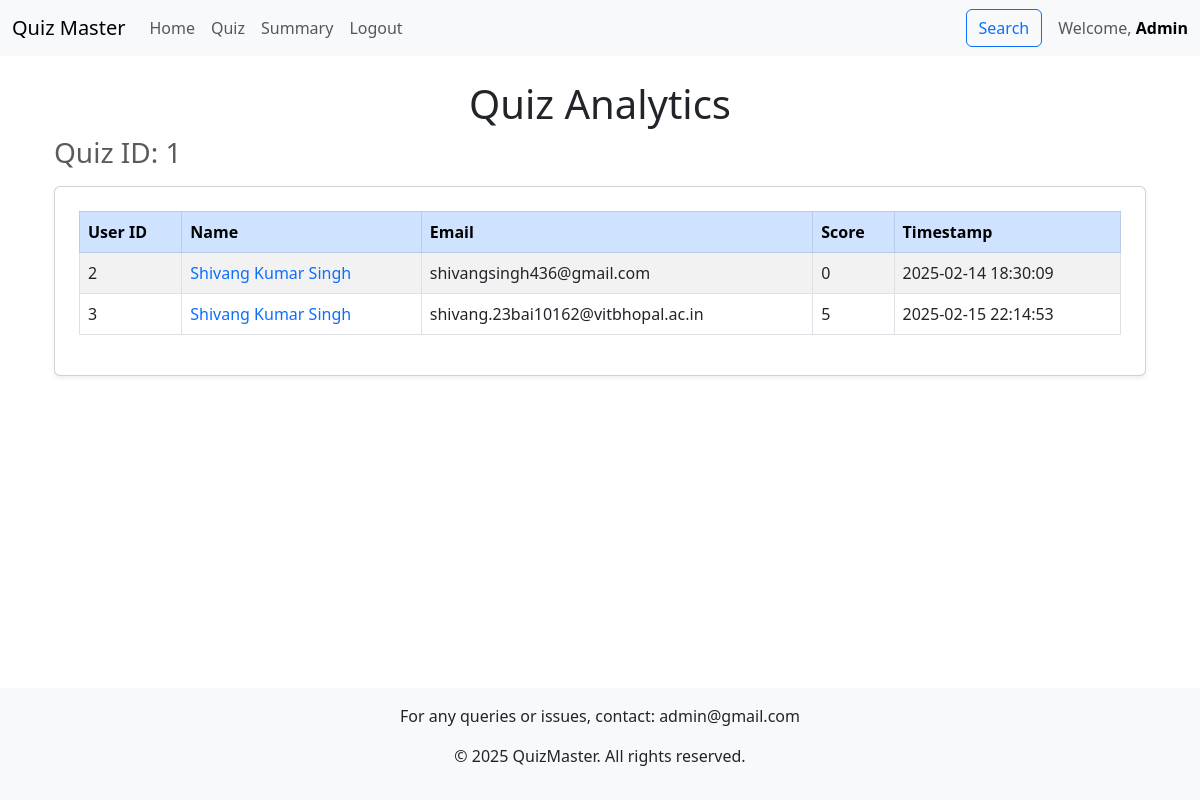
The app's page /quiz_analytics/1 (signed in), older data.
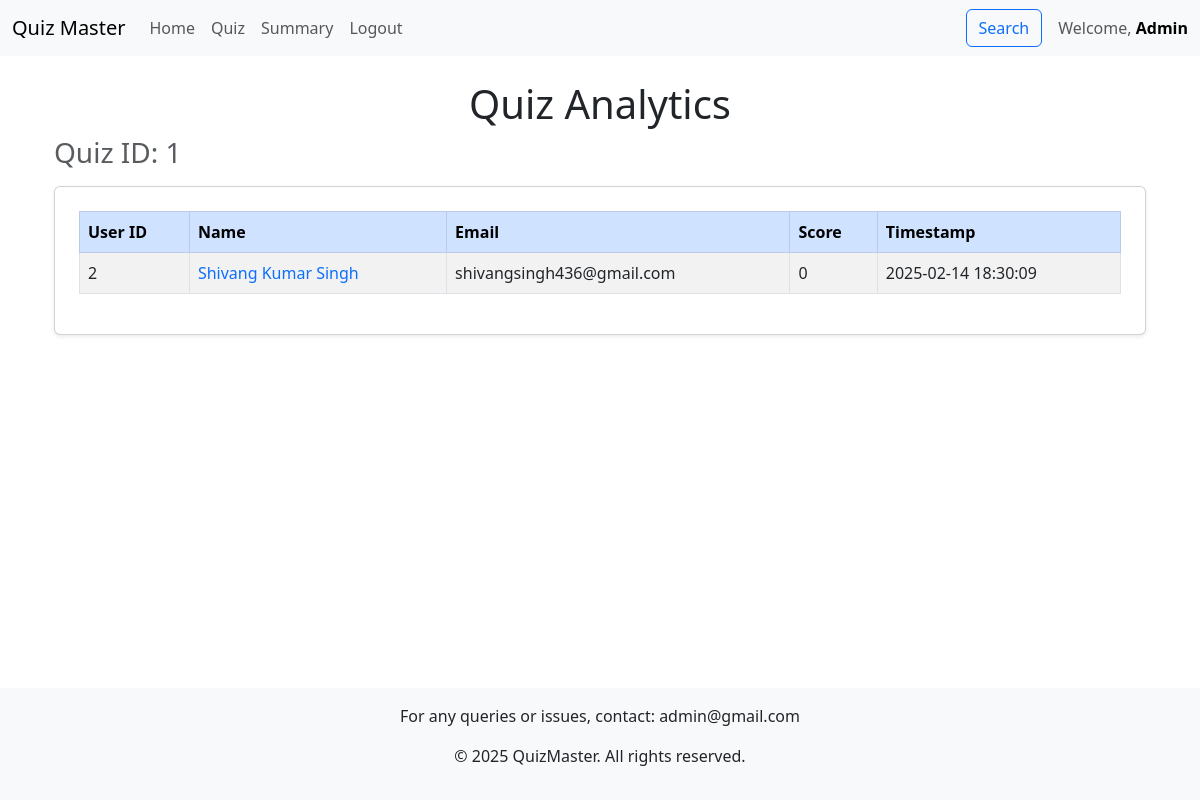
The same page, newer data.
### models.py (models this page shows, shortened)
class Score(db.Model):
    id = db.Column(db.Integer, primary_key=True)
    quiz_id = db.Column(db.Integer, db.ForeignKey('quiz.id'), nullable=False)
    user_id = db.Column(db.Integer, db.ForeignKey('user.id'), nullable=False)
    timestamp = db.Column(db.DateTime, nullable=False, default=datetime.utcnow)
    total_score = db.Column(db.Integer, nullable=False)
    __table_args__ = (db.UniqueConstraint('quiz_id', 'user_id', name='unique_user_quiz_attempt'),)

class User(db.Model):
    id = db.Column(db.Integer, primary_key=True)
    username = db.Column(db.String(120), unique=True, nullable=False)
    password_hash = db.Column(db.String(120), nullable=False)
    full_name = db.Column(db.String(100))
    qualification = db.Column(db.String(100))
    dob = db.Column(db.Date)
    role = db.Column(db.Enum("user", "admin", name="user_roles"), default="user",)
    created_at = db.Column(db.DateTime, default=datetime.now(timezone.utc))
    scores = db.relationship('Score', backref='user', lazy=True, cascade="all, delete-orphan")

### controllers/controllers_users.py (the view)
@app.route('/quiz_analytics/<int:quiz_id>')
@auth_required
def quiz_analytics(quiz_id):
    user = User.query.get(session["user_id"])
    if user.role != "admin":
        flash("You do not have permission to view this page.", "danger")
        return redirect(url_for('dashboard'))
    quiz_attempts = db.session.query(
        User.id,
        User.full_name,
        User.username,
        Score.total_score,
        Score.timestamp
    ).join(Score, Score.user_id == User.id)\
     .filter(Score.quiz_id == quiz_id)\
     .all()
    return render_template('quiz_analytics.html',
                           quiz_attempts=quiz_attempts,
                           quiz_id=quiz_id,
                           user=user)

### controllers/controllers_users.py (called while the page is built)
def auth_required(func):
    @wraps(func)
    def inner(*args, **kwargs):
        if "user_id" in session:
            return func(*args, **kwargs)
        else:
            flash("Please login to continue")
            return redirect(url_for("index"))
    return inner

### templates/quiz_analytics.html (shortened to what this page needs)
{% extends "base.html" %}
{% block content %}
<div class="container mt-4">
    <h1 class="text-center">Quiz Analytics</h1>
    <h3 class="text-muted">Quiz ID: {{ quiz_id }}</h3>
    <div class="card shadow-sm p-4 mt-3">
        <div class="table-responsive">
            <table class="table table-bordered table-striped">
                <thead class="table-primary">
                    <tr>
                        <th>User ID</th>
                        <th>Name</th>
                        <th>Email</th>
                        <th>Score</th>
                        <th>Timestamp</th>
                    </tr>
                </thead>
                <tbody>
                    {% for attempt in quiz_attempts %}
                    <tr>
                        <td>{{ attempt.id }}</td>
                        <td>
                            <a href="/dashboard/scores/{{ attempt.id }}" class="text-decoration-none">
                                {{ attempt.full_name }}
                            </a>
                        </td>
                        <td>{{ attempt.username }}</td>
                        <td>{{ attempt.total_score }}</td>
                        <td>{{ attempt.timestamp.strftime('%Y-%m-%d %H:%M:%S') }}</td>
                    </tr>
                    {% endfor %}
                </tbody>
            </table>
        </div>
    </div>
</div>
{% endblock %}

Row changes from the older to the newer data that the page shows:
removed Score: id "3", full_name "Shivang Kumar Singh", username "shivang.23bai10162@vitbhopal.ac.in", total_score "5", timestamp "2025-02-15 22:14:53"
